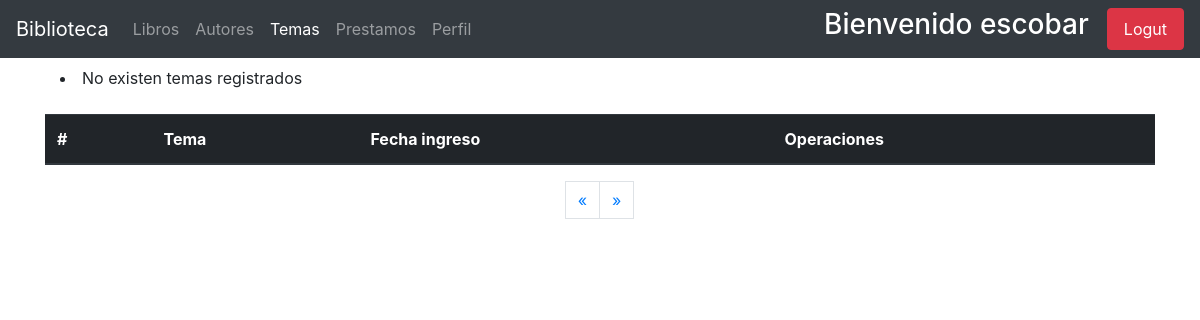
/temas/temas-user/ (signed in), run on an earlier commit of the app's database.
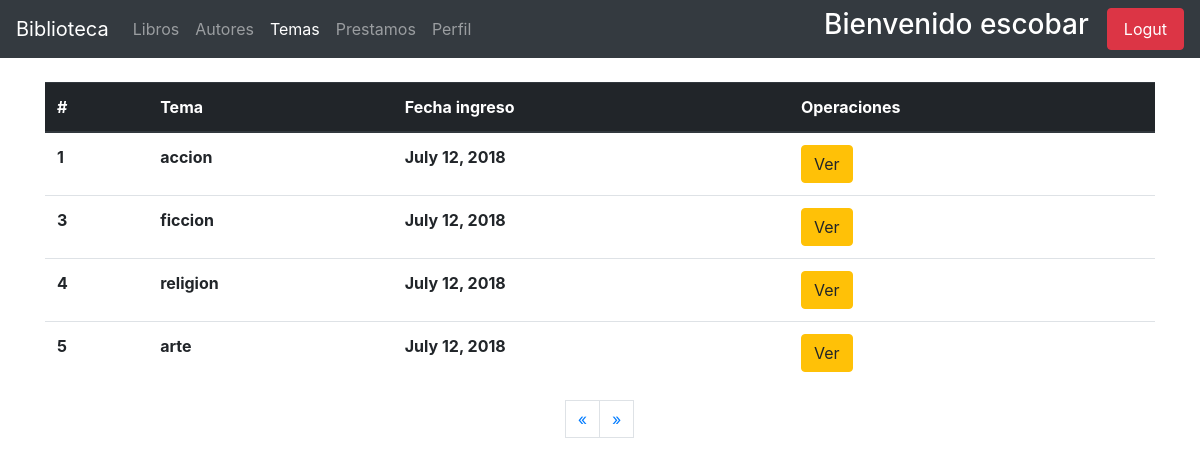
And on a later commit of the database.
### apps/temas/models.py (models this page shows, shortened)
class Temas(models.Model):
    tema = models.CharField(_('tema'), max_length=200)
    fecha_ingreso = models.DateField(_('fecha_ingreso'), default=now())
    class Meta:
        verbose_name_plural = 'Temas'

### apps/temas/views.py (the view)
# urls.py: path('temas-user/', views.ThemeUserView.as_view(), name='temas-user'),
class ThemeUserView(UserMixin, ListView):
    model = Temas
    context_object_name = 'Temas'
    template_name_suffix = '_list_user'

### usuarios/mixins.py (called while the page is built)
def _user_mixin(group_name):
    class Mixin(LoginRequiredMixin, UserPassesTestMixin):
        login_url = reverse_lazy('usuarios:index')
        def test_func(self):
            user = self.request.user
            if user.is_superuser:
                return True
            group = Group.objects.get(name=group_name)
            return group in user.groups.all()
    return Mixin

### apps/temas/templates/temas/temas_list_user.html (shortened to what this page needs)
{% extends "base.html" %}
{% block navbar_items %}
    <li class="nav-item ">
        <a class="nav-link" href="{% url 'book:user_index' %}">Libros <span class="sr-only">(current)</span></a>
    </li>
    <li class="nav-item ">
        <a class="nav-link" href="{% url 'autor:autores-user' %}">Autores </a>
    </li>
    <li class="nav-item active">
        <a class="nav-link" href="{% url 'temas:temas-user' %}">Temas </a>
    </li>
    <li class="nav-item">
        <a class="nav-link" href="{% url 'prestamos:prestamos-list' %}">Prestamos</a>
    </li>
    <li class="nav-item">
        <a class="nav-link" href="{% url 'usuarios:user-edit' request.user.id %}">Perfil </a>
    </li>
{% endblock %}
{% block content %}
    <div class="container">
        <table class="table table-hover mt-4" id="table-controller">
            <thead class="thead-dark">
                <tr>
                    <th scope="col"> # </th>
                    <th scope="col"> Tema </th>
                    <th scope="col"> Fecha ingreso </th>
                    <th scope="col"> Operaciones </th>
                    </tr>
            </thead>
            <tbody>
                {% for tema in Temas %}
                    <tr>
                        <th scope="row">{{ tema.id }}</th>
                        <th> {{ tema.tema }}</th>
                        <th> {{ tema.fecha_ingreso }} </th>
                        <th> <a href="{% url 'temas:libro-tema' tema.id %}" class="btn btn-warning" >Ver  </a></th>
                    </tr>
                    {% empty %}
                    <div class="container mt-2">
                        <li> No existen temas registrados </li>
                    </div>
                {% endfor %}
            </tbody>
        </table>
        <nav aria-label="Page navigation example">
                <ul class="pagination justify-content-center">
                    {% if page_obj.has_previous %}
                        <li class="page-item"> <a href="?page={{ page_obj.previous_page_number }}" class="page-link" aria-label="Previous">&laquo;</a></li>
                    {% else %}
                    <li class="disabled"><span class="page-link">&laquo; </span> </li>
                    {% endif %}
                    {% if page_obj.has_next %}
                        <li class="page-item"><a href="?page={{ page_obj.next_page_number }}" class="page-link">&raquo;</a></li>
                    {% else %}
                        <li class="disabled" class="page-item"> <span class="page-link">&raquo;</span> </li>
                    {% endif %}
                </ul>
            </nav>
    </div>
{% endblock %}

What changed in the data, as far as the page shows it:
added Temas: id "1", tema "accion", fecha_ingreso "July 12, 2018"
added Temas: id "3", tema "ficcion", fecha_ingreso "July 12, 2018"
added Temas: id "4", tema "religion", fecha_ingreso "July 12, 2018"
added Temas: id "5", tema "arte", fecha_ingreso "July 12, 2018"
Also different on the page:
text no longer shown: "No existen temas registrados"
